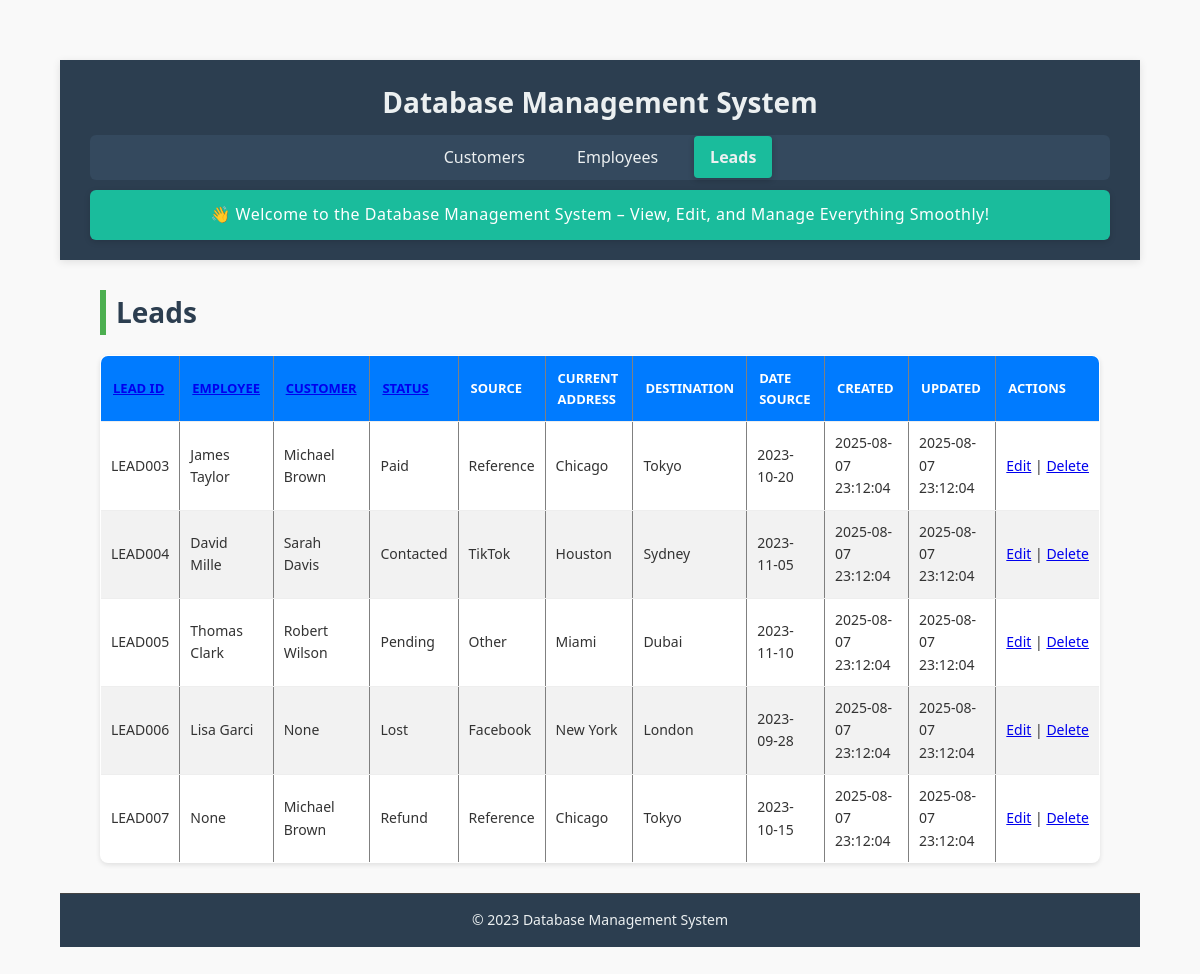
Before: /leads with the older database file.
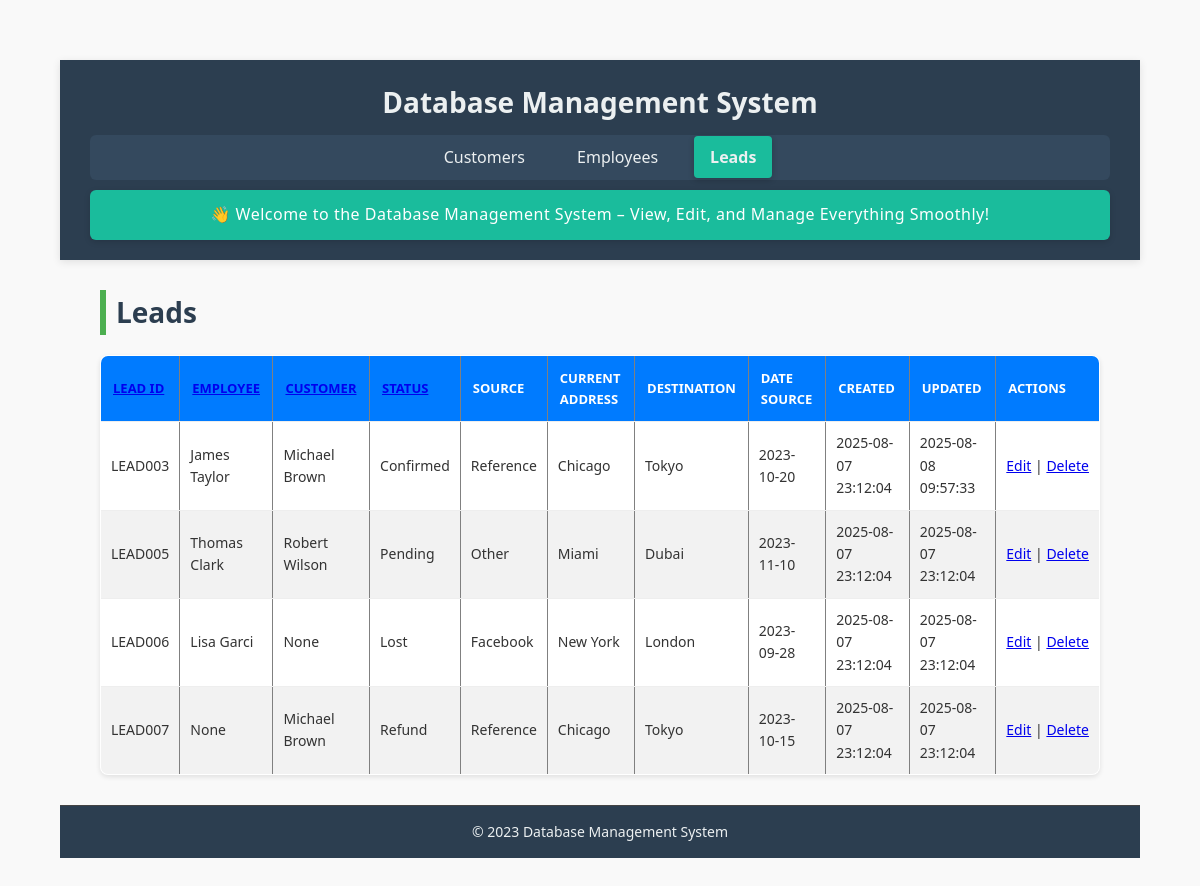
After: the same page with the newer database file.
### tables this page shows
CREATE TABLE leads (
    employeeLeadId TEXT PRIMARY KEY,
    employeeId TEXT NOT NULL,
    employeeName TEXT NOT NULL,
    employeeContactNo TEXT NOT NULL,
    customerName TEXT NOT NULL,
    customerId TEXT NOT NULL,
    customerContactNo TEXT NOT NULL,
    currentAddress TEXT NOT NULL,
    desiredDestination TEXT NOT NULL,
    status TEXT NOT NULL CHECK (status IN ('Pending', 'Contacted', 'Lost', 'Willing', 'Paid', 'Refund', 'Confirmed')),
    source TEXT NOT NULL CHECK (source IN ('Facebook', 'WhatsApp', 'Reference', 'TikTok', 'Other')),
    dateSource TEXT,
    createdAt TEXT DEFAULT CURRENT_TIMESTAMP,
    updatedAt TEXT DEFAULT CURRENT_TIMESTAMP,
    FOREIGN KEY (employeeId) REFERENCES employees(empId),
    FOREIGN KEY (customerId) REFERENCES customers(customerId)
);

CREATE TABLE employees (
    empId TEXT PRIMARY KEY,
    empName TEXT NOT NULL,
    phoneNo TEXT,
    targetAmount REAL NOT NULL CHECK (targetAmount >= 0),
    achievedAmount REAL NOT NULL CHECK (achievedAmount >= 0),
    createdAt TEXT DEFAULT CURRENT_TIMESTAMP,
    updatedAt TEXT DEFAULT CURRENT_TIMESTAMP
);

CREATE TABLE customers (
    customerId TEXT PRIMARY KEY,
    customerName TEXT NOT NULL,
    phone TEXT NOT NULL,
    source TEXT NOT NULL,
    currentLocation TEXT NOT NULL,
    desiredDestination TEXT NOT NULL,
    dateOfArrival TEXT,
    createdAt TEXT DEFAULT CURRENT_TIMESTAMP,
    updatedAt TEXT DEFAULT CURRENT_TIMESTAMP
);

### app.py (the view)
@app.route('/leads', methods=['GET'])
def leads():
    employee_id = request.args.get('employeeId')
    customer_id = request.args.get('customerId')
    status = request.args.get('status')
    sort_by = request.args.get('sort_by', 'employeeLeadId')
    sort_order = request.args.get('sort_order', 'asc')
    leads = get_filtered_sorted_leads(employee_id, customer_id, status, sort_by, sort_order)
    employees = get_all_employees()
    customers = get_all_customers()
    return render_template("leads.html", leads=leads,
                           filters={"employeeId": employee_id, "customerId": customer_id, "status": status},
                           sort_by=sort_by, sort_order=sort_order,
                           filter_options={"employees": employees, "customers": customers})

### app.py (called while the page is built)
def get_db_connection():
    conn = sqlite3.connect(DATABASE)
    conn.row_factory = sqlite3.Row
    return conn

def get_all_employees():
    conn = get_db_connection()
    employees = conn.execute("SELECT empId, empName FROM employees").fetchall()
    conn.close()
    return employees

def get_all_customers():
    conn = get_db_connection()
    customers = conn.execute("SELECT customerId, customerName FROM customers").fetchall()
    conn.close()
    return customers

def get_filtered_sorted_leads(employee_id, customer_id, status, sort_by, sort_order):
    query = '''
        SELECT leads.*,
               customers.customerName AS cust_name,
               employees.empName AS emp_name
        FROM leads
        LEFT JOIN customers ON leads.customerId = customers.customerId
        LEFT JOIN employees ON leads.employeeId = employees.empId
        WHERE 1=1
    '''
    params = []
    if employee_id:
        query += ' AND leads.employeeId = ?'
        params.append(employee_id)
    if customer_id:
        query += ' AND leads.customerId = ?'
        params.append(customer_id)
    if status:
        query += ' AND leads.status = ?'
        params.append(status)
    query += f' ORDER BY {sort_by} {sort_order.upper()}'
    conn = get_db_connection()
    leads = conn.execute(query, params).fetchall()
    conn.close()
    return leads

### templates/leads.html
{% extends "base.html" %}
{% block content %}
<h2>Leads</h2>
<table border="1">
    <thead>
        <tr>
            {% set new_order = 'desc' if sort_order == 'asc' else 'asc' %}
            <th><a href="{{ url_for('leads', sort_by='employeeLeadId', sort_order=new_order, **filters) }}">Lead ID</a>
            </th>
            <th><a href="{{ url_for('leads', sort_by='employeeId', sort_order=new_order, **filters) }}">Employee</a>
            </th>
            <th><a href="{{ url_for('leads', sort_by='customerId', sort_order=new_order, **filters) }}">Customer</a>
            </th>
            <th><a href="{{ url_for('leads', sort_by='status', sort_order=new_order, **filters) }}">Status</a></th>
            <th>Source</th>
            <th>Current Address</th>
            <th>Destination</th>
            <th>Date Source</th>
            <th>Created</th>
            <th>Updated</th>
            <th>Actions</th>
        </tr>
    </thead>
    <tbody>
        {% for lead in leads %}
        <tr>
            <td>{{ lead.employeeLeadId }}</td>
            <td>{{ lead.emp_name }}</td>
            <td>{{ lead.cust_name }}</td>
            <td>{{ lead.status }}</td>
            <td>{{ lead.source }}</td>
            <td>{{ lead.currentAddress }}</td>
            <td>{{ lead.desiredDestination }}</td>
            <td>{{ lead.dateSource or '' }}</td>
            <td>{{ lead.createdAt }}</td>
            <td>{{ lead.updatedAt }}</td>
            <td>
                <a href="{{ url_for('edit_lead', lead_id=lead.employeeLeadId) }}">Edit</a> |
                <a href="{{ url_for('delete_lead', lead_id=lead.employeeLeadId) }}"
                    onclick="return confirm('Are you sure you want to delete this lead?')">Delete</a>
            </td>
        </tr>
        {% endfor %}
    </tbody>
</table>
{% endblock %}

### templates/base.html (shortened to what this page needs)
<!DOCTYPE html>
<html lang="en">
<head>
    <link rel="stylesheet" href="{{ url_for('static', filename='style.css') }}">
    <link rel="stylesheet" href="{{ url_for('static', filename='customers.css') }}">
    <link rel="stylesheet" href="{{ url_for('static', filename='employees.css') }}">
</head>
<body>
    <header class="header">
        <h1>Database Management System</h1>
        <nav class="navbar">
            <ul>
                <li>
                    <a href="{{ url_for('customers') }}"
                        class="{% if request.endpoint == 'customers' %}active{% endif %}">
                        Customers
                    </a>
                </li>
                <li>
                    <a href="{{ url_for('employees') }}"
                        class="{% if request.endpoint == 'employees' %}active{% endif %}">
                        Employees
                    </a>
                </li>
                <li>
                    <a href="{{ url_for('leads') }}" class="{% if request.endpoint == 'leads' %}active{% endif %}">
                        Leads
                    </a>
                </li>
            </ul>
        </nav>
        <section class="welcome-banner">
            <p>👋 Welcome to the Database Management System – View, Edit, and Manage Everything Smoothly!</p>
        </section>
    </header>
    <main class="main-content">
        {% block content %}{% endblock %}
    </main>
    <footer class="footer">
        <p>&copy; 2023 Database Management System</p>
    </footer>
</body>
</html>

### static/style.css (style rules this page uses)
* { margin: 0; padding: 0; box-sizing: border-box; }
body { font-family: 'Segoe UI', Tahoma, Geneva, Verdana, sans-serif; line-height: 1.6; background-color: #f8f9fa; color: #333; min-height: 100vh; display: flex; flex-direction: column; }
header { background-color: #2c3e50; color: #ecf0f1; padding: 20px 30px; text-align: center; box-shadow: 0 2px 8px rgba(0, 0, 0, 0.1); }
header h1 { font-size: 28px; margin-bottom: 10px; }
nav ul { list-style: none; display: flex; justify-content: center; gap: 20px; padding: 10px 0; background-color: #34495e; border-radius: 6px; margin-top: 10px; }
nav ul li a { text-decoration: none; color: #ecf0f1; padding: 10px 16px; border-radius: 4px; transition: background-color 0.3s ease; }
nav ul li a.active { background-color: #1abc9c; font-weight: bold; box-shadow: 0 2px 6px rgba(0, 0, 0, 0.2); }
main { flex: 1; padding: 30px 40px; }
footer { background-color: #2c3e50; color: #ecf0f1; text-align: center; padding: 15px 0; font-size: 14px; border-top: 1px solid #444; }
.welcome-banner { background-color: #1abc9c; color: #fff; padding: 12px 20px; text-align: center; font-size: 16px; margin-top: 10px; border-radius: 6px; box-shadow: 0 2px 6px rgba(0, 0, 0, 0.15); }
.welcome-banner p { margin: 0; font-weight: 500; letter-spacing: 0.5px; }

### static/customers.css (style rules this page uses)
* { box-sizing: border-box; margin: 0; padding: 0; font-family: 'Segoe UI', Tahoma, Geneva, Verdana, sans-serif; }
body { background: #f6f9fc; color: #333; padding: 40px; }
h2 { margin-bottom: 25px; font-size: 28px; color: #222; border-left: 6px solid #4CAF50; padding-left: 10px; }
table { width: 100%; border-collapse: collapse; background: #fff; box-shadow: 0 4px 10px rgba(0,0,0,0.05); border-radius: 10px; overflow: hidden; }
thead { background-color: #4CAF50; color: white; }
th, td { padding: 12px 15px; text-align: left; font-size: 14px; border-bottom: 1px solid #eee; }
th { font-weight: 600; text-transform: uppercase; font-size: 13px; }
td:last-child { white-space: nowrap; }

### static/employees.css (style rules this page uses)
body { font-family: Arial, sans-serif; background-color: #f9f9f9; margin: 20px; color: #333; }
h2 { color: #2c3e50; margin-bottom: 20px; }
table { width: 100%; border-collapse: collapse; background-color: #ffffff; border-radius: 8px; overflow: hidden; box-shadow: 0 2px 5px rgba(0,0,0,0.1); }
thead { background-color: #007BFF; color: white; }
thead th { padding: 12px; text-align: left; font-weight: bold; }
tbody tr { border-bottom: 1px solid #ddd; }
tbody tr:nth-child(even) { background-color: #f2f2f2; }
tbody td { padding: 10px; }

Changed rows visible on the page:
removed leads: employeeLeadId "LEAD004", emp_name "David Mille", cust_name "Sarah Davis", status "Contacted", source "TikTok", currentAddress "Houston", desiredDestination "Sydney", dateSource "2023-11-05", createdAt "2025-08-07 23:12:04", updatedAt "2025-08-07 23:12:04"
changed leads "LEAD003": status "Paid" → "Confirmed"; updatedAt "2025-08-07 23:12:04" → "2025-08-08 09:57:33"
